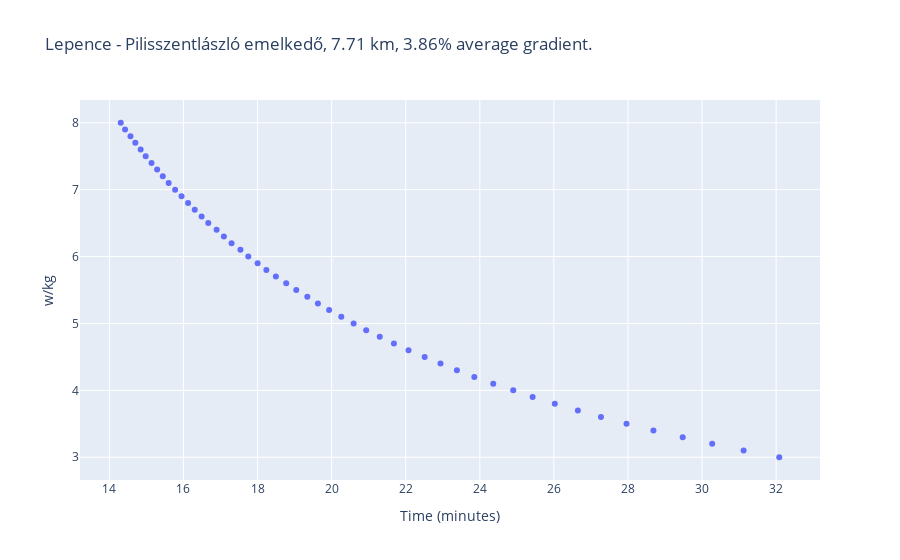

This figure's notebook cell:
### Code cell
main_runner(id, access_token)

### Figure 1 — Plotly figure (JSON) as saved in the notebook; plotly's stock layout.template omitted (floating-point values rounded to 4 significant figures)
{"data": [{"hovertemplate": "Time (minutes)=%{x}<br>w/kg=%{y}<extra></extra>", "legendgroup": "", "marker": {"color": "#636efa", "symbol": "circle"}, "mode": "markers", "name": "", "orientation": "v", "showlegend": false, "type": "scatter", "x": [32.08, 31.12, 30.27, 29.48, 28.69, 27.96, 27.27, 26.65, 26.02, 25.43, 24.9, 24.36, 23.85, 23.38, 22.94, 22.51, 22.08, 21.68, 21.3, 20.93, 20.59, 20.26, 19.93, 19.63, 19.34, 19.05, 18.77, 18.49, 18.24, 18.0, 17.75, 17.54, 17.3, 17.09, 16.9, 16.67, 16.49, 16.3, 16.13, 15.95, 15.78, 15.6, 15.44, 15.29, 15.14, 14.98, 14.84, 14.7, 14.57, 14.42, 14.31], "xaxis": "x", "y": [3, 3.1, 3.2, 3.3, 3.4, 3.5, 3.6, 3.7, 3.8, 3.9, 4.0, 4.1, 4.2, 4.3, 4.4, 4.5, 4.6, 4.7, 4.8, 4.9, 5.0, 5.1, 5.2, 5.3, 5.4, 5.5, 5.6, 5.7, 5.8, 5.9, 6.0, 6.1, 6.2, 6.3, 6.4, 6.5, 6.6, 6.7, 6.8, 6.9, 7.0, 7.1, 7.2, 7.3, 7.4, 7.5, 7.6, 7.7, 7.8, 7.9, 8.0], "yaxis": "y"}], "layout": {"legend": {"tracegroupgap": 0}, "title": {"text": "Lepence - Pilisszentlászló emelkedő, 7.71 km, 3.86% average gradient."}, "xaxis": {"anchor": "y", "domain": [0, 1], "title": {"text": "Time (minutes)"}}, "yaxis": {"anchor": "x", "domain": [0, 1], "title": {"text": "w/kg"}}}}
